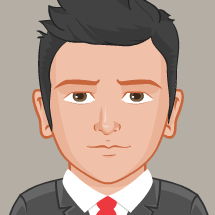
#> input picture angular/src/assets/img/user.png, 215 x 215 px, given in place of the camera
$ python images_person_detection.py
#> lines starting #> are read from the running program, lines starting #| are printed output that depends on the picture; after the words box and inside, x2 and y2 are one past the last pixel; in counts of white or black regions, pixels touching at a corner belong together
import cv2
import pandas as pd
import time
import os

# Initialiser la capture vidéo
cap = cv2.VideoCapture(0)

_, frame1 = cap.read()
#> frame1 is the input picture: shape (215, 215, 3); mean B, G, R 141.5, 154.3, 175.4
_, frame2 = cap.read()

mouvements = []
en_mouvement = False
start_time = None

prev_frame_time = 0

# used to record the time at which we processed current frame
new_frame_time = 0

fps_list = []

# Créer le détecteur de personnes HOG
hog = cv2.HOGDescriptor()
hog.setSVMDetector(cv2.HOGDescriptor_getDefaultPeopleDetector())

capture_folder = "captures/images_person"
if not os.path.exists(capture_folder):
    os.makedirs(capture_folder)

while True:
    _, frame = cap.read()
    if frame is None:
        break

    new_frame_time = time.time()
    fps = 1 / (new_frame_time - prev_frame_time)
    prev_frame_time = new_frame_time
    fps_list.append(fps)

    diff = cv2.absdiff(frame1, frame2)
#> diff: shape (215, 215, 3); every value is 0
    gray = cv2.cvtColor(diff, cv2.COLOR_BGR2GRAY)
#> gray: shape (215, 215); every value is 0
    blur = cv2.GaussianBlur(gray, (5, 5), 0)
    _, thresh = cv2.threshold(blur, 20, 255, cv2.THRESH_BINARY)
    dilated = cv2.dilate(thresh, None, iterations=3)
    contours, _ = cv2.findContours(dilated, cv2.RETR_TREE, cv2.CHAIN_APPROX_SIMPLE)
#> contours = []
    movement_detected = False
    for contour in contours:
        if cv2.contourArea(contour) < 15000:
            continue

        movement_detected = True
        timestamp = time.strftime("%Y-%m-%d_%H-%M-%S")
        capture_filename = os.path.join(capture_folder, f"person_{timestamp}.jpg")
        cv2.imwrite(capture_filename, frame1)
#> this loop made 0 passes

    if movement_detected:
        # Mouvement détecté
        if not en_mouvement:
            start_time = time.time()
            en_mouvement = True

    if not movement_detected and en_mouvement:
        end_time = time.time()
        mouvements.append({'start': start_time, 'end': end_time})
        en_mouvement = False

    cv2.imshow("Security feed", frame1)
    frame1 = frame2
    _, frame2 = cap.read()

    if cv2.waitKey(40) == ord('q'):
#> (key q is pressed here)
        break

# Libérer la caméra et fermer toutes les fenêtres ouvertes
cap.release()
cv2.destroyAllWindows()

# Parcourir le dossier de captures
for filename in os.listdir(capture_folder):
    if filename.endswith(".jpg"):
        image_path = os.path.join(capture_folder, filename)
        image = cv2.imread(image_path)
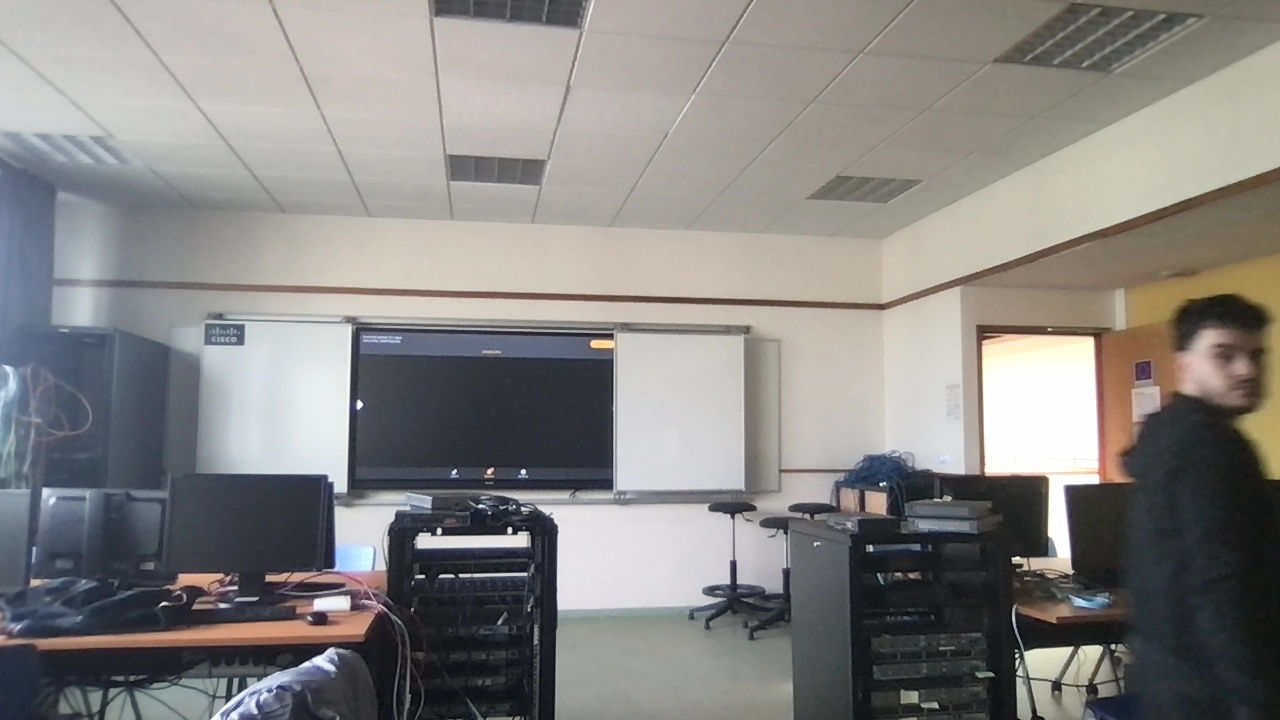
#> input picture motion-detection/captures/images_person/person_2024-03-25_10-14-27.jpg, 1280 x 720 px
#> image is the input picture: shape (720, 1280, 3); mean B, G, R 130.8, 132.8, 134.8

        # Détecter les personnes dans l'image
        (persons, weights) = hog.detectMultiScale(image, winStride=(4, 4), padding=(8, 8), scale=1.05)
#> persons = [[50, 202, 72, 143]]; weights = [0.809]

        for i, (x, y, w, h) in enumerate(persons):
            if weights[i] > 0.7:
                cv2.rectangle(image, (x, y), (x + w, y + h), (255, 0, 0), 2)
                cv2.putText(frame1, "Person", (x, y-10), cv2.FONT_HERSHEY_SIMPLEX, 0.5, (255, 0, 0), 2)

                # Enregistrer l'image avec les rectangles de détection
                save_folder = "captures/images_person/detected"
                if not os.path.exists(save_folder):
                    os.makedirs(save_folder)
                cv2.imwrite(os.path.join(save_folder, filename), image)
#> this loop made 1 pass
#> pass 1, `cv2.imwrite(os.path.join(save_folder, filename), image)`:
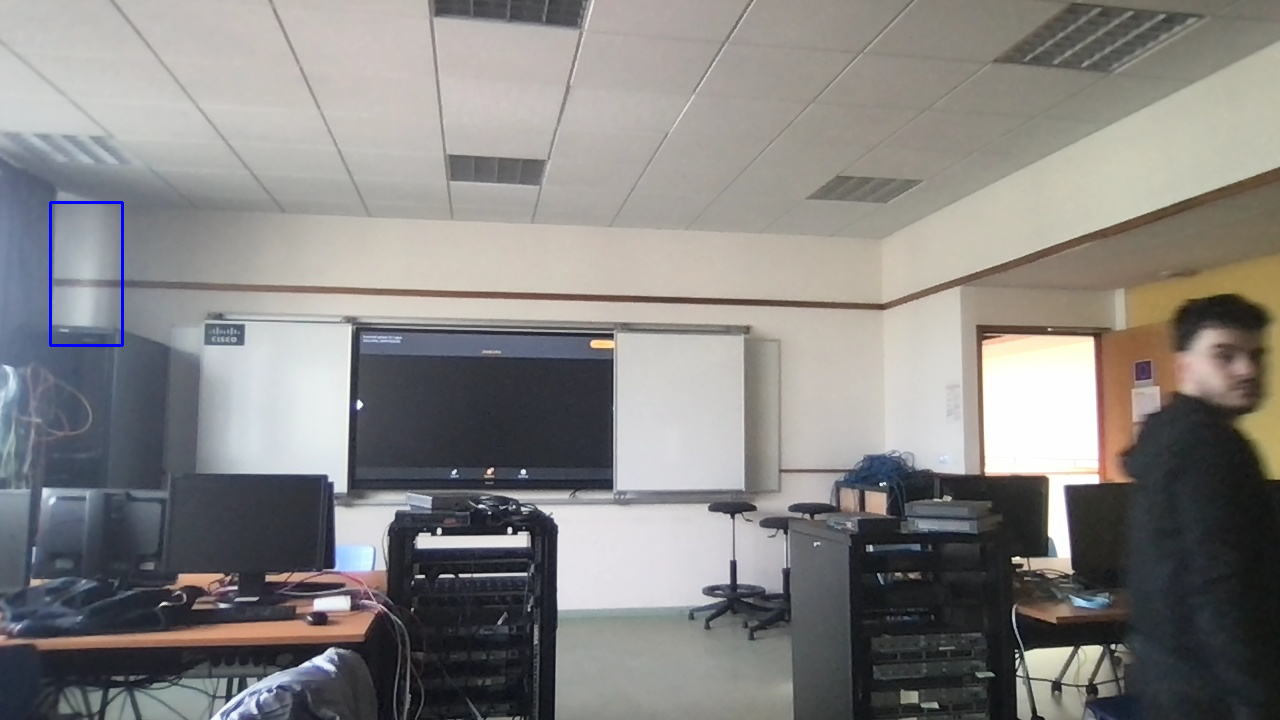
#> saved as person_2024-03-25_10-14-27.jpg: shape (720, 1280, 3); mean B, G, R 131, 132.6, 134.6
#> after the loop:
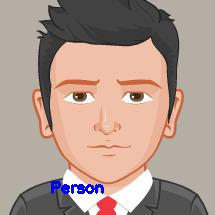
#> frame1: shape (215, 215, 3); 0.8% of pixels changed, all inside (x1, y1, x2, y2) = (51, 181, 104, 194)


cv2.destroyAllWindows()

# Créer un DataFrame
df_mouvements = pd.DataFrame(mouvements)

# Afficher le DataFrame
print(df_mouvements)

print(fps_list)
print("FPS Moyen", sum(fps_list)/len(fps_list))
